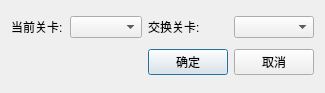
<?xml version="1.0" encoding="UTF-8"?>
<ui version="4.0">
 <class>ExchangeLevelDialog</class>
 <widget class="QDialog" name="ExchangeLevelDialog">
  <property name="geometry">
   <rect>
    <x>0</x>
    <y>0</y>
    <width>325</width>
    <height>93</height>
   </rect>
  </property>
  <property name="windowTitle">
   <string>Dialog</string>
  </property>
  <layout class="QGridLayout" name="gridLayout_3">
   <item row="0" column="0">
    <widget class="QLabel" name="label">
     <property name="text">
      <string>当前关卡:</string>
     </property>
    </widget>
   </item>
   <item row="0" column="1">
    <widget class="QComboBox" name="comboBox_2"/>
   </item>
   <item row="0" column="2">
    <widget class="QLabel" name="label_2">
     <property name="text">
      <string>交换关卡:</string>
     </property>
    </widget>
   </item>
   <item row="0" column="3">
    <widget class="QComboBox" name="comboBox"/>
   </item>
   <item row="1" column="2">
    <widget class="QPushButton" name="pushButton">
     <property name="text">
      <string>确定</string>
     </property>
    </widget>
   </item>
   <item row="1" column="3">
    <widget class="QPushButton" name="pushButton_2">
     <property name="text">
      <string>取消</string>
     </property>
    </widget>
   </item>
  </layout>
 </widget>
 <resources/>
 <connections/>
</ui>
